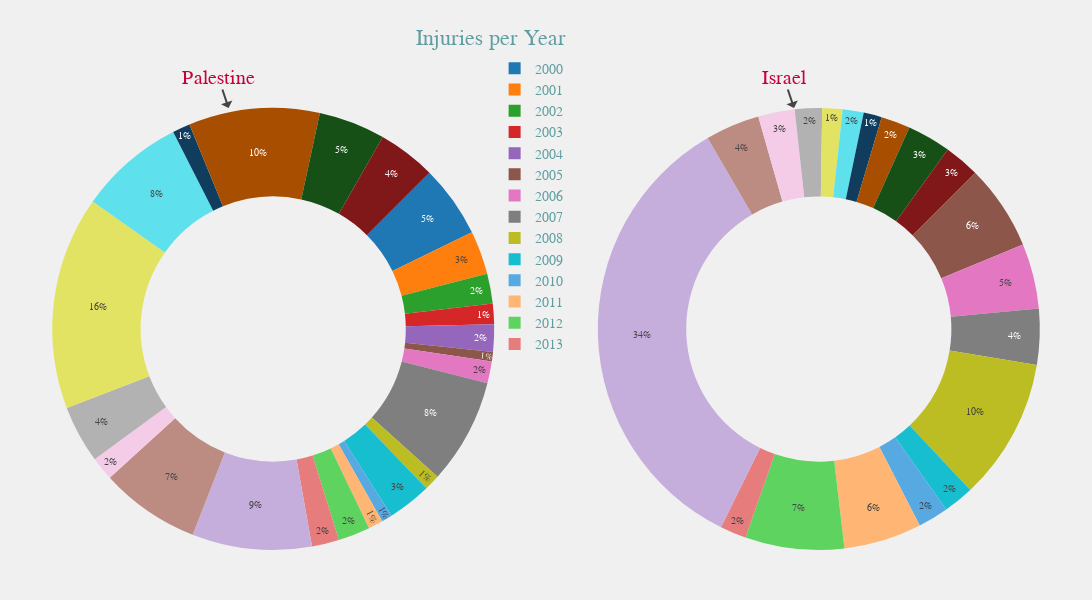

Write notebook code for a chart like this one.
### Code cell
choice = Choice.Injuries
piechart = PieCharts(df, choice=choice)
piechart.show_plot()

### Figure 1 — Plotly figure (JSON) as saved in the notebook; plotly's stock layout.template omitted (floating-point values rounded to 4 significant figures)
{"data": [{"direction": "clockwise", "domain": {"x": [0, 0.45], "y": [0, 1]}, "hole": 0.6, "labels": [2000, 2001, 2002, 2003, 2004, 2005, 2006, 2007, 2008, 2009, 2010, 2011, 2012, 2013, 2014, 2015, 2016, 2017, 2018, 2019, 2020, 2021, 2022, 2023], "name": "Palestinians Injuries", "rotation": 45, "showlegend": true, "sort": false, "textfont": {"size": 10}, "textinfo": "percent", "textposition": "inside", "texttemplate": "%{percent:.0%}", "type": "pie", "values": [10603, 6386, 4382, 2992, 4009, 1385, 3199, 15426, 2325, 6401, 1572, 2143, 4677, 3992, 17531, 14639, 3464, 8447, 31259, 15491, 2581, 19183, 9745, 8508]}, {"direction": "clockwise", "domain": {"x": [0.55, 1], "y": [0, 1]}, "hole": 0.6, "labels": [2000, 2001, 2002, 2003, 2004, 2005, 2006, 2007, 2008, 2009, 2010, 2011, 2012, 2013, 2014, 2015, 2016, 2017, 2018, 2019, 2020, 2021, 2022, 2023], "name": "Israelis Injuries", "rotation": 45, "showlegend": true, "sort": false, "textfont": {"size": 10}, "textinfo": "percent", "textposition": "inside", "texttemplate": "%{percent:.0%}", "type": "pie", "values": [0, 0, 0, 0, 0, 493, 377, 322, 819, 176, 176, 450, 571, 151, 2708, 313, 211, 157, 117, 121, 105, 168, 252, 204]}], "layout": {"annotations": [{"font": {"color": "#C70039", "size": 20}, "showarrow": true, "text": "Palestine", "x": 0.18, "y": 1}, {"font": {"color": "#C70039", "size": 20}, "showarrow": true, "text": "Israel", "x": 0.75, "y": 1}], "height": 600, "legend": {"font": {"color": "#5F9EA0", "family": "Rockwell", "size": 14}, "x": 0.485, "xanchor": "center", "y": 1.125, "yanchor": "top"}, "margin": {"b": 50, "l": 50, "pad": 0, "r": 50, "t": 108}, "title": {"font": {"color": "#5F9EA0", "family": "Arial", "size": 22}, "text": "Injuries per Year", "x": 0.45, "xanchor": "center", "y": 0.95, "yanchor": "top"}, "width": 1100, "xaxis": {"showticklabels": true, "visible": true}}}
